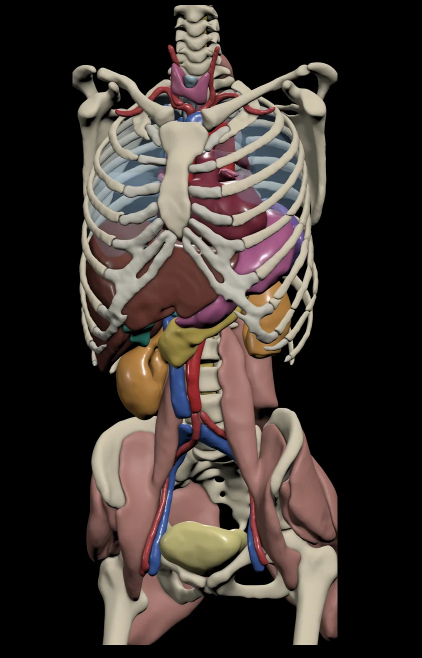
#> input picture site/assets/hero/anatomy.webp, 843 x 1316 px (shown at 1/2 size)
$ python render_readme_hero.py
#> lines starting #> are read from the running program, lines starting #| are printed output that depends on the picture
### docs/hero/render_film.py
# /// script
# requires-python = ">=3.13"
# dependencies = ["numpy>=2", "pillow>=12", "imageio-ffmpeg>=0.6"]
# ///
"""Render the homepage output film and its poster from the cropped panels.

    uv run docs/hero/render_film.py

Scenes, timing and frame size come from sources.json; panel boxes and the
camera move are constants below. Each scene is composited once on a float
canvas at twice the film's resolution, with panels resampled into float boxes.
Every frame then resamples the 1600 x 1000 view from that canvas with one float
crop box (Lanczos), so the slow camera scale moves continuously: no size,
offset or position is rounded to whole pixels. Dissolves blend the two views.

The panel WebPs already carry the documentation figures' black-level
subtraction and desaturation recorded in sources.json, so they are not applied
again here. poster.webp is the first frame.
"""

import argparse
import json
import math
import re
import subprocess
from concurrent.futures import ThreadPoolExecutor
from pathlib import Path

import imageio_ffmpeg
import numpy as np
from PIL import Image

ROOT = Path(__file__).resolve().parents[2]
HERO = ROOT / 'site/assets/hero'
SUPERSAMPLE = 2
CRF = 25
POSTER_QUALITY = 88
SCALE_AMPLITUDE = 0.015
ASPECT_TOLERANCE = 0.005
BATCH = 48

# Panel boxes (x, y, width, height) on the 1600 x 1000 canvas at camera scale
# 1.0, in paste order: right column, top middle, bottom middle. Measured from
# the first published film. Scenes 2 and 4 fit their right panel to
# x 1015-1535 (same right edge and vertical center) so it no longer runs under
# the middle column.
LAYOUT = [
    {'anatomy': (996, 95, 528, 825),
     'total-ct': (650, 126, 340, 217),
     'brain': (655, 571, 350, 348)},
    {'brain-coronal': (1015, 249.07, 520, 516.86),
     'liver': (650, 121, 340, 227),
     'tumor': (655, 589, 350, 311)},
    {'swin': (985, 317, 550, 381),
     'vista': (650, 136, 340, 198),
     'kidney': (655, 617, 350, 256)},
    {'xray': (1015, 184.21, 520, 646.57),
     'medsam': (650, 46, 340, 378),
     'nodule': (655, 566, 350, 358)},
    {'synthetic': (985, 232, 550, 550),
     'lesion': (650, 89, 340, 291),
     'pet': (655, 614, 350, 261)},
    {'radiomics-texture': (985, 271, 550, 472),
     'prompt': (650, 104, 340, 262),
     'features': (655, 611, 350, 268)},
]


# [9 lines left out: function camera_scale, not called in this run]


def smoothstep(u):
    return u * u * (3 - 2 * u)


def channels(array):
    """Split an H x W x C float array into single-channel float PIL images."""
    return [Image.fromarray(np.ascontiguousarray(array[:, :, c], np.float32)) for c in range(array.shape[2])]


def place(canvas, panel, box):
    """Resample a panel into a float box with antialiased coverage, then paste it over."""
#> called with box = (996, 95, 528, 825)
    x, y, w, h = (v * SUPERSAMPLE for v in box)
#> x = 1992; y = 190; w = 1056; h = 1650
    left, top = math.floor(x), math.floor(y)
#> left = 1992; top = 190
    right, bottom = math.ceil(x + w), math.ceil(y + h)
#> right = 3048; bottom = 1840
    sx, sy = panel.width / w, panel.height / h
#> sx = 0.798; sy = 0.798
    # Black margins keep the Lanczos support inside the source; the matching
    # coverage layer makes the color premultiplied, so edges blend correctly.
    pad = math.ceil(4 * max(sx, sy, 1)) + 2
#> pad = 6
    source = np.zeros((panel.height + 2 * pad, panel.width + 2 * pad, 4), np.float32)
    source[pad:-pad, pad:-pad, :3] = np.asarray(panel, np.float32)
    source[pad:-pad, pad:-pad, 3] = 1
    window = (pad + (left - x) * sx, pad + (top - y) * sy,
              pad + (right - x) * sx, pad + (bottom - y) * sy)
#> window = (6, 6, 849, 1322)
    layers = [np.asarray(layer.resize((right - left, bottom - top), Image.Resampling.LANCZOS, box=window))
              for layer in channels(source)]
#> layers = 4 items
    color = np.stack(layers[:3], axis=-1)
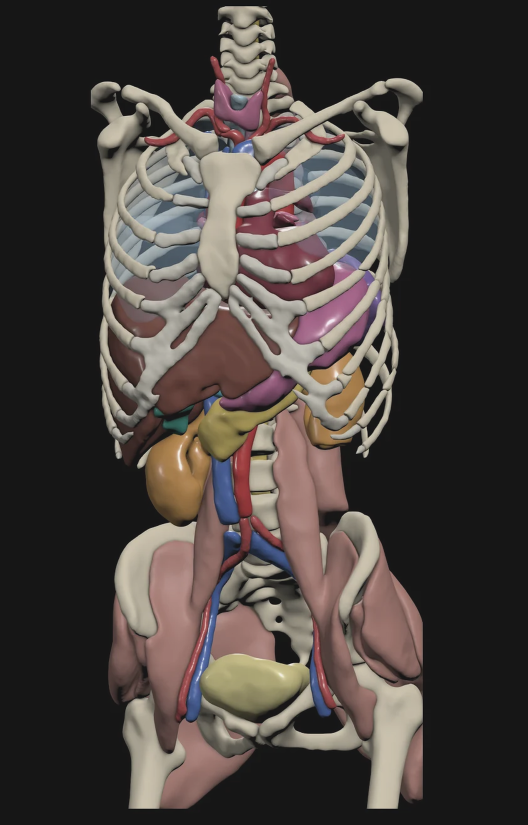
#> color: shape (1650, 1056, 3) float32 (shown at 1/2 size); mean of channels 0, 1, 2 59.8, 51.4, 47; drawn with min black and max white
    coverage = np.clip(layers[3], 0, 1)[:, :, None]
    region = canvas[top:bottom, left:right]
#> region: shape (1650, 1056, 3) float32; every value is 0
    region *= 1 - coverage
    region += color


def composite(scene, size):
    canvas = np.zeros((size[1] * SUPERSAMPLE, size[0] * SUPERSAMPLE, 3), np.float32)
    for name, box in scene.items():
#> (the run stopped early here; a loop or call above may not have finished)
